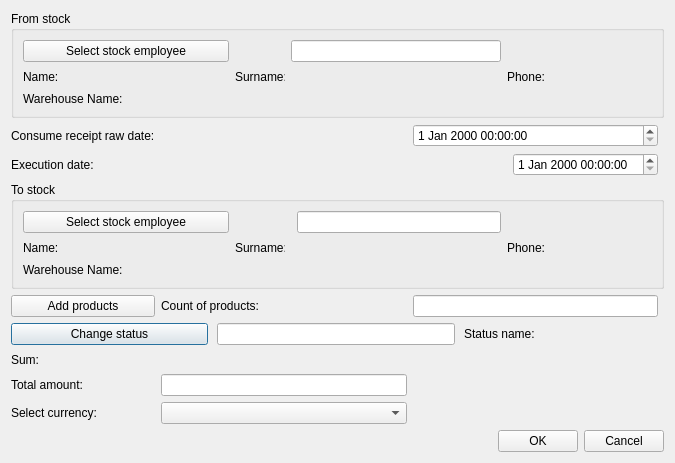
<?xml version="1.0" encoding="UTF-8"?>
<ui version="4.0">
 <class>CreateStockTransfer</class>
 <widget class="QDialog" name="CreateStockTransfer">
  <property name="geometry">
   <rect>
    <x>0</x>
    <y>0</y>
    <width>675</width>
    <height>447</height>
   </rect>
  </property>
  <property name="windowTitle">
   <string>Create/Update stock transfer</string>
  </property>
  <property name="locale">
   <locale language="English" country="UnitedStates"/>
  </property>
  <property name="modal">
   <bool>false</bool>
  </property>
  <layout class="QGridLayout" name="gridLayout">
   <property name="leftMargin">
    <number>11</number>
   </property>
   <property name="topMargin">
    <number>11</number>
   </property>
   <property name="rightMargin">
    <number>11</number>
   </property>
   <property name="bottomMargin">
    <number>11</number>
   </property>
   <item row="5" column="0" colspan="5">
    <widget class="QWidget" name="statusWidget" native="true">
     <layout class="QHBoxLayout" name="horizontalLayout_3">
      <property name="spacing">
       <number>9</number>
      </property>
      <property name="leftMargin">
       <number>0</number>
      </property>
      <property name="topMargin">
       <number>0</number>
      </property>
      <property name="rightMargin">
       <number>0</number>
      </property>
      <property name="bottomMargin">
       <number>0</number>
      </property>
      <item>
       <widget class="QPushButton" name="statusBtn">
        <property name="sizePolicy">
         <sizepolicy hsizetype="Fixed" vsizetype="Fixed">
          <horstretch>0</horstretch>
          <verstretch>0</verstretch>
         </sizepolicy>
        </property>
        <property name="minimumSize">
         <size>
          <width>197</width>
          <height>0</height>
         </size>
        </property>
        <property name="text">
         <string>Change status</string>
        </property>
       </widget>
      </item>
      <item>
       <widget class="QLineEdit" name="statusEdit">
        <property name="readOnly">
         <bool>true</bool>
        </property>
       </widget>
      </item>
      <item>
       <widget class="QLabel" name="statusLb">
        <property name="text">
         <string>Status name:</string>
        </property>
       </widget>
      </item>
      <item>
       <widget class="QLabel" name="statusPh">
        <property name="minimumSize">
         <size>
          <width>120</width>
          <height>0</height>
         </size>
        </property>
        <property name="font">
         <font>
          <family>Times New Roman</family>
          <pointsize>12</pointsize>
          <weight>75</weight>
          <italic>true</italic>
          <bold>true</bold>
         </font>
        </property>
        <property name="text">
         <string/>
        </property>
       </widget>
      </item>
     </layout>
    </widget>
   </item>
   <item row="2" column="0" colspan="4">
    <widget class="QWidget" name="execDateWidget" native="true">
     <layout class="QHBoxLayout" name="horizontalLayout_2">
      <property name="spacing">
       <number>9</number>
      </property>
      <property name="leftMargin">
       <number>0</number>
      </property>
      <property name="topMargin">
       <number>0</number>
      </property>
      <property name="rightMargin">
       <number>0</number>
      </property>
      <property name="bottomMargin">
       <number>0</number>
      </property>
      <item>
       <widget class="QLabel" name="execDateLb">
        <property name="sizePolicy">
         <sizepolicy hsizetype="Fixed" vsizetype="Preferred">
          <horstretch>0</horstretch>
          <verstretch>0</verstretch>
         </sizepolicy>
        </property>
        <property name="minimumSize">
         <size>
          <width>197</width>
          <height>0</height>
         </size>
        </property>
        <property name="text">
         <string>Execution date:</string>
        </property>
       </widget>
      </item>
      <item>
       <spacer name="horizontalSpacer_2">
        <property name="orientation">
         <enum>Qt::Horizontal</enum>
        </property>
        <property name="sizeHint" stdset="0">
         <size>
          <width>40</width>
          <height>20</height>
         </size>
        </property>
       </spacer>
      </item>
      <item>
       <widget class="QDateTimeEdit" name="execDateEdit">
        <property name="minimumSize">
         <size>
          <width>127</width>
          <height>0</height>
         </size>
        </property>
       </widget>
      </item>
     </layout>
    </widget>
   </item>
   <item row="0" column="0" colspan="5">
    <widget class="QGroupBox" name="fromBox">
     <property name="title">
      <string>From stock</string>
     </property>
     <layout class="QGridLayout" name="gridLayout_3">
      <item row="0" column="5">
       <widget class="QLineEdit" name="fromStkEmpEdit">
        <property name="toolTip">
         <string>&lt;html&gt;&lt;head/&gt;&lt;body&gt;&lt;p&gt;Enter client ID&lt;/p&gt;&lt;/body&gt;&lt;/html&gt;</string>
        </property>
        <property name="readOnly">
         <bool>true</bool>
        </property>
       </widget>
      </item>
      <item row="0" column="1" colspan="3">
       <widget class="QPushButton" name="stockEmpFromBtn">
        <property name="minimumSize">
         <size>
          <width>0</width>
          <height>0</height>
         </size>
        </property>
        <property name="text">
         <string>Select stock employee</string>
        </property>
       </widget>
      </item>
      <item row="1" column="5" rowspan="2">
       <widget class="QLabel" name="empSurnamePh">
        <property name="minimumSize">
         <size>
          <width>100</width>
          <height>0</height>
         </size>
        </property>
        <property name="font">
         <font>
          <family>Times New Roman</family>
          <pointsize>12</pointsize>
          <weight>75</weight>
          <italic>true</italic>
          <bold>true</bold>
         </font>
        </property>
        <property name="text">
         <string/>
        </property>
       </widget>
      </item>
      <item row="1" column="4" rowspan="2">
       <widget class="QLabel" name="empSurnameLb">
        <property name="minimumSize">
         <size>
          <width>50</width>
          <height>0</height>
         </size>
        </property>
        <property name="maximumSize">
         <size>
          <width>50</width>
          <height>16777215</height>
         </size>
        </property>
        <property name="text">
         <string>Surname:</string>
        </property>
       </widget>
      </item>
      <item row="1" column="2" rowspan="2" colspan="2">
       <widget class="QLabel" name="empNamePh">
        <property name="minimumSize">
         <size>
          <width>100</width>
          <height>0</height>
         </size>
        </property>
        <property name="font">
         <font>
          <family>Times New Roman</family>
          <pointsize>12</pointsize>
          <weight>75</weight>
          <italic>true</italic>
          <bold>true</bold>
         </font>
        </property>
        <property name="text">
         <string/>
        </property>
       </widget>
      </item>
      <item row="1" column="6" rowspan="2">
       <widget class="QLabel" name="empPhoneLb">
        <property name="text">
         <string>Phone:</string>
        </property>
       </widget>
      </item>
      <item row="1" column="1" rowspan="2">
       <widget class="QLabel" name="empNameLb">
        <property name="minimumSize">
         <size>
          <width>50</width>
          <height>0</height>
         </size>
        </property>
        <property name="maximumSize">
         <size>
          <width>50</width>
          <height>16777215</height>
         </size>
        </property>
        <property name="text">
         <string>Name:</string>
        </property>
       </widget>
      </item>
      <item row="1" column="7" rowspan="2">
       <widget class="QLabel" name="empPhonePh">
        <property name="minimumSize">
         <size>
          <width>100</width>
          <height>0</height>
         </size>
        </property>
        <property name="font">
         <font>
          <family>Times New Roman</family>
          <pointsize>12</pointsize>
          <weight>75</weight>
          <italic>true</italic>
          <bold>true</bold>
         </font>
        </property>
        <property name="text">
         <string/>
        </property>
       </widget>
      </item>
      <item row="3" column="1">
       <widget class="QLabel" name="fromWrhName">
        <property name="text">
         <string>Warehouse Name:</string>
        </property>
       </widget>
      </item>
      <item row="3" column="4" colspan="2">
       <widget class="QLabel" name="fromWrhNamePh">
        <property name="text">
         <string/>
        </property>
       </widget>
      </item>
     </layout>
    </widget>
   </item>
   <item row="8" column="2">
    <widget class="QComboBox" name="currencyCmb"/>
   </item>
   <item row="7" column="2">
    <widget class="QLineEdit" name="sumEdit">
     <property name="readOnly">
      <bool>true</bool>
     </property>
    </widget>
   </item>
   <item row="4" column="0" colspan="2">
    <widget class="QPushButton" name="addProdBtn">
     <property name="text">
      <string>Add products</string>
     </property>
    </widget>
   </item>
   <item row="9" column="0" colspan="5">
    <layout class="QHBoxLayout" name="horizontalLayout">
     <item>
      <spacer name="horizontalSpacer">
       <property name="orientation">
        <enum>Qt::Horizontal</enum>
       </property>
       <property name="sizeHint" stdset="0">
        <size>
         <width>40</width>
         <height>20</height>
        </size>
       </property>
      </spacer>
     </item>
     <item>
      <widget class="QPushButton" name="okBtn">
       <property name="text">
        <string>OK</string>
       </property>
      </widget>
     </item>
     <item>
      <widget class="QPushButton" name="cancelBtn">
       <property name="text">
        <string>Cancel</string>
       </property>
      </widget>
     </item>
    </layout>
   </item>
   <item row="4" column="3">
    <widget class="QLineEdit" name="prodCountEdit">
     <property name="readOnly">
      <bool>true</bool>
     </property>
    </widget>
   </item>
   <item row="4" column="2">
    <widget class="QLabel" name="prodCountLb">
     <property name="text">
      <string>Count of products:</string>
     </property>
    </widget>
   </item>
   <item row="3" column="0" colspan="5">
    <widget class="QGroupBox" name="toBox">
     <property name="title">
      <string>To stock</string>
     </property>
     <layout class="QGridLayout" name="gridLayout_2">
      <item row="0" column="1" colspan="2">
       <widget class="QPushButton" name="stockEmpToBtn">
        <property name="text">
         <string>Select stock employee</string>
        </property>
       </widget>
      </item>
      <item row="0" column="5">
       <widget class="QLineEdit" name="toStkEmpEdit">
        <property name="toolTip">
         <string>&lt;html&gt;&lt;head/&gt;&lt;body&gt;&lt;p&gt;Enter employee ID&lt;/p&gt;&lt;/body&gt;&lt;/html&gt;</string>
        </property>
        <property name="readOnly">
         <bool>true</bool>
        </property>
       </widget>
      </item>
      <item row="1" column="2">
       <widget class="QLabel" name="empStockNamePh">
        <property name="minimumSize">
         <size>
          <width>100</width>
          <height>0</height>
         </size>
        </property>
        <property name="font">
         <font>
          <family>Times New Roman</family>
          <pointsize>12</pointsize>
          <weight>75</weight>
          <italic>true</italic>
          <bold>true</bold>
         </font>
        </property>
        <property name="text">
         <string/>
        </property>
       </widget>
      </item>
      <item row="1" column="1">
       <widget class="QLabel" name="empStockNameLb">
        <property name="minimumSize">
         <size>
          <width>50</width>
          <height>0</height>
         </size>
        </property>
        <property name="maximumSize">
         <size>
          <width>50</width>
          <height>16777215</height>
         </size>
        </property>
        <property name="text">
         <string>Name:</string>
        </property>
       </widget>
      </item>
      <item row="1" column="7">
       <widget class="QLabel" name="empStockPhonePh">
        <property name="minimumSize">
         <size>
          <width>100</width>
          <height>0</height>
         </size>
        </property>
        <property name="font">
         <font>
          <family>Times New Roman</family>
          <pointsize>12</pointsize>
          <weight>75</weight>
          <italic>true</italic>
          <bold>true</bold>
         </font>
        </property>
        <property name="text">
         <string/>
        </property>
       </widget>
      </item>
      <item row="1" column="6">
       <widget class="QLabel" name="empStockPhoneLb">
        <property name="text">
         <string>Phone:</string>
        </property>
       </widget>
      </item>
      <item row="1" column="3">
       <widget class="QLabel" name="empStockSurnameLb">
        <property name="minimumSize">
         <size>
          <width>50</width>
          <height>0</height>
         </size>
        </property>
        <property name="maximumSize">
         <size>
          <width>50</width>
          <height>16777215</height>
         </size>
        </property>
        <property name="text">
         <string>Surname:</string>
        </property>
       </widget>
      </item>
      <item row="1" column="4" colspan="2">
       <widget class="QLabel" name="empStockSurnamePh">
        <property name="minimumSize">
         <size>
          <width>100</width>
          <height>0</height>
         </size>
        </property>
        <property name="font">
         <font>
          <family>Times New Roman</family>
          <pointsize>12</pointsize>
          <weight>75</weight>
          <italic>true</italic>
          <bold>true</bold>
         </font>
        </property>
        <property name="text">
         <string/>
        </property>
       </widget>
      </item>
      <item row="2" column="1">
       <widget class="QLabel" name="fromWrhName_2">
        <property name="text">
         <string>Warehouse Name:</string>
        </property>
       </widget>
      </item>
      <item row="2" column="3" colspan="3">
       <widget class="QLabel" name="toWrhNamePh">
        <property name="text">
         <string/>
        </property>
       </widget>
      </item>
     </layout>
    </widget>
   </item>
   <item row="8" column="0" colspan="2">
    <widget class="QLabel" name="currencyLb">
     <property name="text">
      <string>Select currency:</string>
     </property>
    </widget>
   </item>
   <item row="7" column="0" colspan="2">
    <widget class="QLabel" name="sumLb">
     <property name="text">
      <string>Total amount:</string>
     </property>
    </widget>
   </item>
   <item row="1" column="3">
    <widget class="QDateTimeEdit" name="dateEdit"/>
   </item>
   <item row="1" column="0" colspan="2">
    <widget class="QLabel" name="dateLb">
     <property name="text">
      <string>Consume receipt raw date:</string>
     </property>
    </widget>
   </item>
   <item row="6" column="0">
    <widget class="QLabel" name="sumLb2">
     <property name="text">
      <string>Sum:</string>
     </property>
    </widget>
   </item>
   <item row="6" column="2">
    <widget class="QLabel" name="priceSumLb">
     <property name="font">
      <font>
       <family>Times New Roman</family>
       <pointsize>11</pointsize>
       <weight>75</weight>
       <bold>true</bold>
      </font>
     </property>
     <property name="text">
      <string/>
     </property>
    </widget>
   </item>
  </layout>
 </widget>
 <tabstops>
  <tabstop>addProdBtn</tabstop>
  <tabstop>okBtn</tabstop>
  <tabstop>cancelBtn</tabstop>
 </tabstops>
 <resources/>
 <connections/>
</ui>
